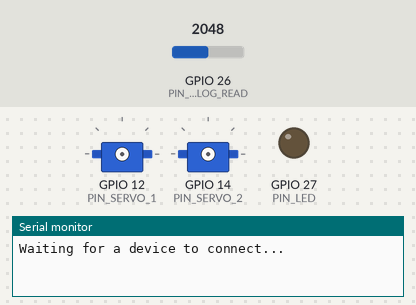
Simulated run of this sketch. Board: ESP32. Parts: 2 × servo, output pins drawn as LEDs (lit = HIGH), the last lines printed to the serial monitor. Inputs (shaded band) come from the test bench; at power-on: GPIO 26 (PIN_ANALOG_READ) = 2048. Nothing arrives over Bluetooth unless stated; a phone connects over Bluetooth LE 3 s after start.

Above: at 0.1 s.
At 3.1 s:
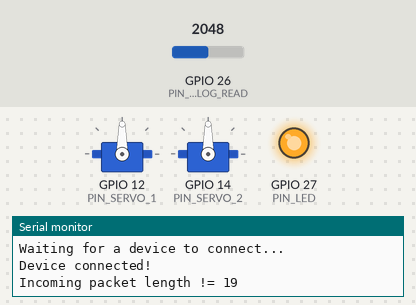
Timing chart, 0 to 4.6 s (numbered marks = the images above):
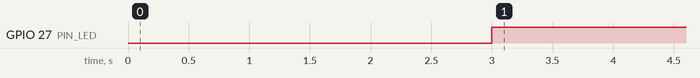

Measured:
- by itself, GPIO 27 (PIN_LED): LOW → HIGH at 3.0 s

The sketch:

ESP32_Arduino_for_UGOKU_Pad.ino
```cpp
#include "UGOKU_Pad_Controller.hpp"   // BLE helper（UGOKU Pad 用の制御クラス）
#include "ESP32Servo.h"               // ESP32 用サーボライブラリ

UGOKU_Pad_Controller controller;      // UGOKU Pad 向け BLE コントローラインスタンス

// 接続ピン定義
#define PIN_SERVO_1 12       // サーボ1 出力ピン
#define PIN_SERVO_2 14       // サーボ2 出力ピン
#define PIN_ANALOG_READ 26   // アナログ入力（距離センサなど）
#define PIN_LED 27           // ステータス LED

Servo servo1;
Servo servo2;

bool isConnected = false;    // BLE 接続状態フラグ

// 受信データのデフォルト値（0xFF は「未受信」を表す）
uint8_t stick_2 = 90;
uint8_t stick_3 = 90;
uint8_t btn_1 = 0xFF;
uint8_t prev_btn_1 = 0xFF;

// 受信したチャンネルの値を一度だけ読み、有効(0xFF 以外)かつ変化があれば指定変数へ反映するヘルパー関数
static inline void updateFromChannel(uint8_t ch, uint8_t &var) {
  uint8_t v = controller.getDataByChannel(ch);
  if (v != 0xFF && v != var) var = v;
}

void setup() {
  Serial.begin(115200);
  controller.setup("My ESP32");
  controller.setOnConnectCallback(onDeviceConnect);
  controller.setOnDisconnectCallback(onDeviceDisconnect);

  servo1.setPeriodHertz(50);
  servo2.setPeriodHertz(50);

  pinMode(PIN_LED, OUTPUT);
  digitalWrite(PIN_LED, LOW);

  Serial.println("Waiting for a device to connect...");
}

// デバイスが接続されたときの処理
void onDeviceConnect() {
  Serial.println("Device connected!");
  isConnected = true;
  servo1.attach(PIN_SERVO_1, 500, 2500);
  servo2.attach(PIN_SERVO_2, 500, 2500);
  digitalWrite(PIN_LED, HIGH);
}

// デバイスが切断されたときの処理
void onDeviceDisconnect() {
  Serial.println("Device disconnected!");
  isConnected = false;
  servo1.detach();
  servo2.detach();
  digitalWrite(PIN_LED, LOW);
}

void loop() {
  if (!isConnected) {
    delay(50);
    return;
  }

  // 19 バイトの受信パケットを読み取り、チャンネル/値のペアをパース
  uint8_t err = controller.read_data();
  if (err == no_err) {
    uint8_t pairs = controller.getLastPairsCount();
    if (pairs > 0) {
      // 必要なチャンネルのみ抜き出してアプリ変数へ反映
      const uint8_t channels[] = { 1, 2, 3 };
      uint8_t* targets[] = { &btn_1, &stick_2, &stick_3 };
      for (uint8_t i = 0; i < sizeof(channels)/sizeof(channels[0]); ++i) {
        updateFromChannel(channels[i], *targets[i]);
      }

      // ch1: UGOKU PadのトグルスイッチによるピンのON-OFF
      // ここでは btn_1==1 のとき LOW、それ以外で HIGH を出力
      if (btn_1 != 0xFF && btn_1 != prev_btn_1) {
        prev_btn_1 = btn_1;
        digitalWrite(PIN_LED, (btn_1 == 1) ? LOW : HIGH);
      }
    }
  } else if (err == cs_err) {
    Serial.println("Checksum error on incoming packet");
  } else if (err == data_err) {
    Serial.println("Incoming packet length != 19");
  }

  #if 1 //サーボ駆動
  servo1.write(stick_2);
  servo2.write(stick_3);
  #endif

  #if 0 //対向2輪を1スティックで動かす
  servo1.write(stick_2 + stick_3 - 90);
  servo2.write(stick_2 - stick_3 + 90);
  #endif

  // センサ読み取り例（PSD測距モジュール：アナログ値から簡易的に距離へ換算しチャンネル5へ返信）
  int psd = analogRead(PIN_ANALOG_READ);
  float dist = 1 / (float)psd * 30000;
  int dist_int = (int)dist;
  controller.write_data(5, dist_int);

  delay(50);
}
```

MyServerCallbacks.cpp
```cpp
#include "MyServerCallbacks.hpp"
#include "UGOKU_Pad_Controller.hpp"

// Constructor for MyServerCallbacks class, links the UGOKU_Pad_Controller instance
MyServerCallbacks::MyServerCallbacks(UGOKU_Pad_Controller* ctrl) {
  controller = ctrl;  // Store the reference to the controller object
}

// Callback function that gets called when a BLE device connects
void MyServerCallbacks::onConnect(BLEServer* pServer) {
  if (controller->onConnectCallback) {
    controller->onConnectCallback();  // Trigger the onConnect callback if it's been set
  }
}

// Callback function that gets called when a BLE device disconnects
void MyServerCallbacks::onDisconnect(BLEServer* pServer) {
  if (controller->onDisconnectCallback) {
    controller->onDisconnectCallback();  // Trigger the onDisconnect callback if it's been set
  }

  // Restart BLE advertising so that other devices can connect
  BLEDevice::startAdvertising();
}
```

MyServerCallbacks.hpp
```cpp
#pragma once  // Ensures the header file is included only once during compilation

#include <BLEServer.h>  // Include BLE server functionality

// Forward declaration of UGOKU_Pad_Controller class to avoid circular dependency
class UGOKU_Pad_Controller;

// MyServerCallbacks class inherits from BLEServerCallbacks to handle BLE connection events
class MyServerCallbacks : public BLEServerCallbacks {
  UGOKU_Pad_Controller* controller;  // Pointer to the UGOKU_Pad_Controller instance

  public:
    // Constructor that accepts a UGOKU_Pad_Controller pointer
    MyServerCallbacks(UGOKU_Pad_Controller* ctrl);

    // Overridden method that handles BLE connection events
    void onConnect(BLEServer* pServer) override;

    // Overridden method that handles BLE disconnection events
    void onDisconnect(BLEServer* pServer) override;
};
```

UGOKU_Pad_Controller.cpp
```cpp
#include "UGOKU_Pad_Controller.hpp"   // Include the custom UGOKU Pad Controller header

// Constructor for UGOKU_Pad_Controller
UGOKU_Pad_Controller::UGOKU_Pad_Controller(void) {
  for (int i = 0; i < MAX_CHANNELS; i++) {
    data_array[i] = 0xFF;
  }
  err_num = no_err;
  last_pairs_count = 0;
}

// Setup BLE device with a given name
void UGOKU_Pad_Controller::setup(char *device_name) {
  BLEDevice::init(device_name);   // Initialize BLE with the device name
  pServer = BLEDevice::createServer();   // Create a BLE server
  pServer->setCallbacks(new MyServerCallbacks(this));  // Set callback functions for the server

  // Create a BLE service and characteristic
  pService = pServer->createService(SERVICE_UUID);  // Create a service with a defined UUID
  pCharacteristic = pService->createCharacteristic(
    CHARACTERISTIC_UUID,                    // Characteristic UUID
    BLECharacteristic::PROPERTY_READ |      // Allow read
    BLECharacteristic::PROPERTY_WRITE |     // Allow write
    BLECharacteristic::PROPERTY_WRITE_NR |  // Allow writing without response (for faster performance)
    BLECharacteristic::PROPERTY_NOTIFY      // Allow notify
  );

  pCharacteristic->addDescriptor(new BLE2902()); // For IOS

  pService->start();  // Start the BLE service

  // Start BLE advertising
  BLEAdvertising *pAdvertising = BLEDevice::getAdvertising();  // Get advertising object
  pAdvertising->addServiceUUID(SERVICE_UUID);  // Add the service UUID to the advertising packet
  pAdvertising->setScanResponse(true);         // Enable scan response
  pAdvertising->setMinPreferred(0x06);         // Set minimum preferred connection interval
  pAdvertising->setMinPreferred(0x12);         // Set maximum preferred connection interval
  BLEDevice::startAdvertising();               // Start BLE advertising

  return;
}

// Set the callback function for when a device connects
void UGOKU_Pad_Controller::setOnConnectCallback(void (*callback)()) {
  onConnectCallback = callback;  // Assign the callback function for connection events
}

// Set the callback function for when a device disconnects
void UGOKU_Pad_Controller::setOnDisconnectCallback(void (*callback)()) {
  onDisconnectCallback = callback;  // Assign the callback function for disconnection events
}

// Read exactly 19 bytes from the characteristic.
// Packet layout: [ch0,val0, ch1,val1, ... ch8,val8] (18 bytes) + [checksum] (1 byte)
uint8_t UGOKU_Pad_Controller::read_data(void) {
  String raw = pCharacteristic->getValue();  // Expecting 19 bytes
  size_t len = raw.length();

  if (len != 19) {
    // Packet length is wrong
    err_num = data_err;
    last_pairs_count = 0;
    return err_num;
  }

  uint8_t packet[19];
  for (size_t i = 0; i < 19; i++) {
    packet[i] = (uint8_t)raw[i];
  }

  // Compute XOR checksum over the first 18 bytes
  uint8_t computed_cs = 0;
  for (int i = 0; i < 18; i++) {
    computed_cs ^= packet[i];
  }

  uint8_t received_cs = packet[18];
  if (computed_cs != received_cs) {
    // Checksum mismatch
    err_num = cs_err;
    last_pairs_count = 0;
    return err_num;
  }

  // Valid packet: parse up to 9 (channel,value) pairs
  last_pairs_count = 0;
  for (int i = 0; i < 9; i++) {
    uint8_t ch  = packet[2 * i];     // indices: 0,2,4,...,16
    uint8_t val = packet[2 * i + 1]; // indices: 1,3,5,...,17

    if (ch < MAX_CHANNELS) {
      data_array[ch] = val;
      last_pairs_count++;
    }
    // If ch >= MAX_CHANNELS, ignore that pair
  }

  err_num = no_err;
  return err_num;
}

// Write exactly 19 bytes: 9 pairs (channels[0..8], values[0..8]) + XOR checksum
void UGOKU_Pad_Controller::write_data(const uint8_t channels[9], const uint8_t values[9]) {
  uint8_t packet[19];

  // Copy channel/value pairs into packet[0..17]
  for (int i = 0; i < 9; i++) {
    packet[2 * i]     = channels[i];
    packet[2 * i + 1] = values[i];
  }

  // Compute XOR checksum on the first 18 bytes
  uint8_t cs = 0;
  for (int i = 0; i < 18; i++) {
    cs ^= packet[i];
  }
  packet[18] = cs;

  // Store into characteristic. No notify—central must read explicitly if needed.
  pCharacteristic->setValue(packet, 19);
  pCharacteristic->notify();
}

// except index 0, which gets (channel,value). Then call the full‐packet write_data(...).
void UGOKU_Pad_Controller::write_data(uint8_t channel, uint8_t value) {
  // Create local buffers
  uint8_t chArr[9];
  uint8_t valArr[9];

  // Fill all slots with “no data” (0xFF for channel, 0 for value)
  for (int i = 0; i < 9; i++) {
    chArr[i]  = 0xFF;
    valArr[i] = 0;
  }

  // Put your real channel/value in slot #0
  chArr[0]  = channel;
  valArr[0] = value;

  // Call the main write_data that sends all 9 pairs + checksum
  write_data(chArr, valArr);
}

// Return the most recently stored value for a given channel index
uint8_t UGOKU_Pad_Controller::getDataByChannel(uint8_t channel) {
  if (channel < MAX_CHANNELS) {
    return data_array[channel]; // 0xFF means “no data”
  }
  return 0xFF;
}

// Return how many valid (channel,value) pairs were parsed last time read_data() was called
uint8_t UGOKU_Pad_Controller::getLastPairsCount(void) {
  return last_pairs_count;
}
```

UGOKU_Pad_Controller.hpp
```cpp
#pragma once  // Ensure the header file is included only once during compilation

#include <Arduino.h>  // Include the Arduino core library
#include <BLEDevice.h>  // Include the BLE device functionality
#include <BLEUtils.h>   // Include BLE utility functions
#include <BLEServer.h>  // Include BLE server functionality
#include <BLE2902.h>  // For iOS
#include "UGOKU_Pad_define.h"  // Include custom definitions for UGOKU Pad
#include "MyServerCallbacks.hpp"  // Include custom server callbacks

// UGOKU_Pad_Controller class definition
class UGOKU_Pad_Controller {
  public:
    UGOKU_Pad_Controller();  // Constructor for initializing the controller

    // Function to setup the BLE device with a specified name
    void setup(char *device_name);

    // Callback function pointers for connect and disconnect events
    void (*onConnectCallback)();
    void (*onDisconnectCallback)();

    // Function to set the connect callback
    void setOnConnectCallback(void (*callback)());

    // Function to set the disconnect callback
    void setOnDisconnectCallback(void (*callback)());

    // Read exactly 19 bytes from the characteristic:
    //   [ (ch0, val0), (ch1, val1), … (ch8, val8) ] + [ checksum ]
    // Returns last error code (no_err, cs_err, data_err).
    uint8_t read_data(void);

    // Write exactly 19 bytes back to central: 9 pairs + 1 XOR-checksum
    // Usage: supply two uint8_t arrays of length 9 (channels[9], values[9]).
    // If you want to send fewer than nine (channel,value) pairs, zero out the unused slots.
    void write_data(const uint8_t channels[9], const uint8_t values[9]);

    // Convenience overload: send a single (channel, value) pair, all other slots = 0.
    void write_data(uint8_t channel, uint8_t value);

    // Retrieve the last stored value for any channel index
    uint8_t getDataByChannel(uint8_t channel);

    // How many valid (channel,value) pairs were parsed in the last read_data() call
    uint8_t getLastPairsCount(void);

  private:
    // Private members for BLE server, service, and characteristic
    BLEServer *pServer;  // BLE server object
    BLEService *pService;  // BLE service object
    BLECharacteristic *pCharacteristic;  // BLE characteristic object

    // Array to store data for each channel
    uint8_t data_array[MAX_CHANNELS];  // Data array for storing values per channel
    uint8_t err_num;                  // Last error code (no_err, cs_err, data_err)
    uint8_t last_pairs_count;         // Number of valid pairs in last read_data()
};
```

UGOKU_Pad_define.h
```cpp
#pragma once  // Ensures the header file is included only once during compilation

// UUIDs for the BLE service and characteristic
// You can generate new UUIDs using: https://www.uuidgenerator.net/

#define SERVICE_UUID        "4fafc201-1fb5-459e-8fcc-c5c9c331914b"  // UUID for the BLE service
#define CHARACTERISTIC_UUID "beb5483e-36e1-4688-b7f5-ea07361b26a8"  // UUID for the BLE characteristic

// Error codes
#define no_err   0xE0   // No error
#define cs_err   0xE1   // Checksum error
#define data_err 0xE2   // Packet length was not exactly 19 bytes

// Define the maximum number of channels
#define MAX_CHANNELS 255  // Maximum number of channels supported
```
